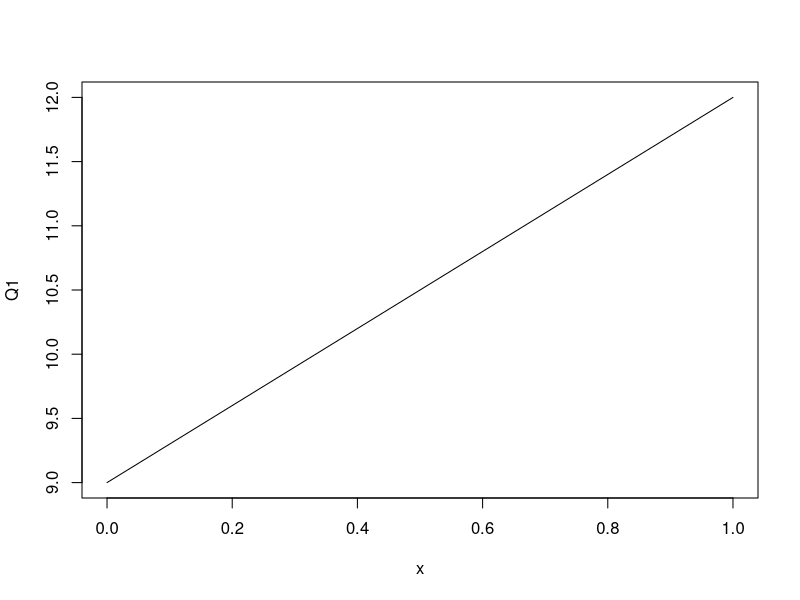
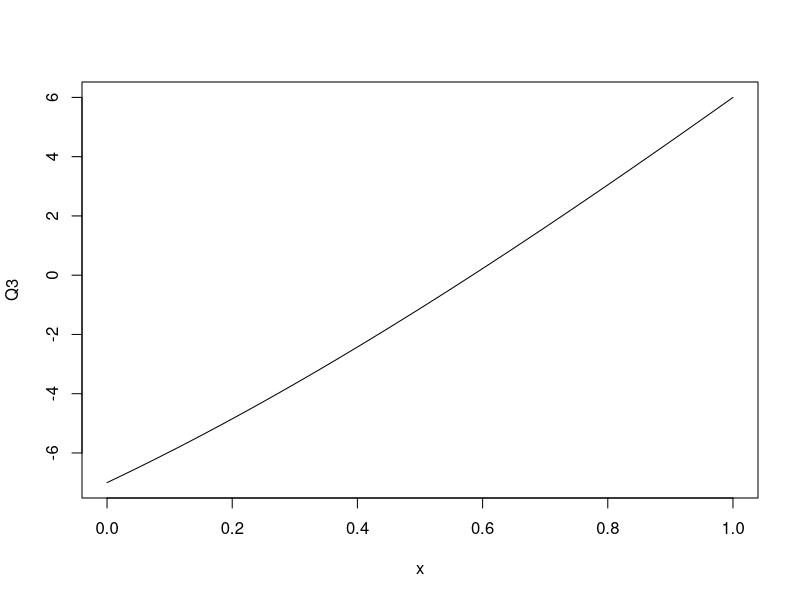

Write R code to recreate these figures, in order.
x <- 5
Y <- 0
#Q1
Q1 <- function(x){
  y <- 3*x+9
  return(y)
}
plot(Q1)

#Q2
Q2 <- function(x){
  y <- (-2*x^2)+4*x+1
  return(y)
}
Q2(x)

#Q3
Q3 <- function(x){
  (-x^3)+(4*x^2)+10*x-7
}
plot(Q3)

#Q4
Q4 <- function(x){
  y <- log(x, base = 10)
  return(y)
}
Q4(x)

#Q5
Q5 <- function (x){
  y <- sin(x)
  return(y)
}

Q5(x)

#Q
